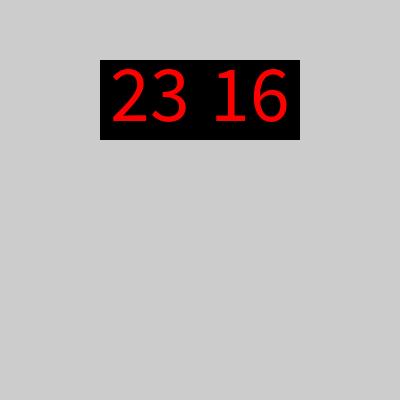
Frame 1 (no input)
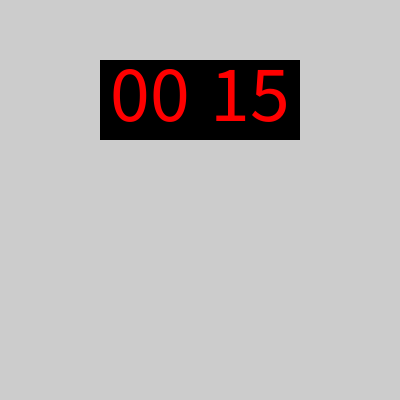
Frame 60 (the mouse pressed at the canvas centre just before this capture)
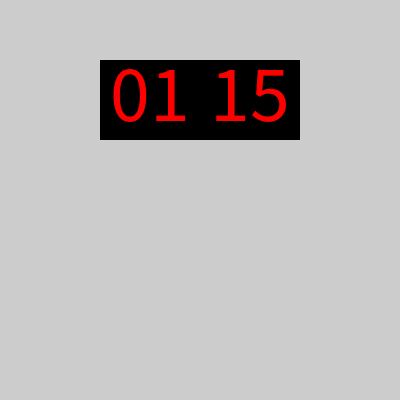
Frame 120 (the mouse held since frame 60 and released just before this capture)

The Processing sketch that drew these frames (run headless with seeded random() and noise(); from frame 60 on, the mouse is pressed at the canvas centre):

// Processing sketch: ogp_module2_klokapp
// ── ogp_module2_klokapp.pde
Klok deKlok;

void setup() {
  size(400,400);
  deKlok = new Klok(150, 100, 200, 23, 15);
  deKlok.tekenKlok();
}

void draw() {
  deKlok.tik();
  deKlok.tekenKlok();
}

// ── Klok.pde
class Klok {
  private Teller minutenTeller;
  private Teller urenTeller;

  public Klok(float x, float y, float breedte) {
    
    urenTeller = new Teller(24, x, y, breedte / 2);
    minutenTeller = new Teller(60, x + breedte / 2, y, breedte / 2);
  }

  Klok(float x, float y, float breedte, int uren, int minuten) {
    this(x, y, breedte);
    this.setTijd(uren, minuten); 
  }

  public void tik() {
    minutenTeller.tik();
    if (minutenTeller.getWaarde() == 0) {
      urenTeller.tik();
    }
  }

  public void setTijd(int uren, int minuten) {
    urenTeller.setWaarde(uren);
    minutenTeller.setWaarde(minuten);
  }

  public void tekenKlok() {
    minutenTeller.tekenTeller();
    urenTeller.tekenTeller();
  }

  //region - Getters & setters
  public float getX() {
    return urenTeller.getX();
  }

  public void setX(float x) {
    urenTeller.setX(x);
    minutenTeller.setX(x + getBreedte() / 2);
  }

  public float getY() {
    return urenTeller.getY();
  }

  public void setY(float y) {
    urenTeller.setY(y);
    minutenTeller.setY(y);
  }

  public float getBreedte() {
    return urenTeller.getBreedte() * 2;
  }

  public void setBreedte(float breedte) {
    urenTeller.setBreedte(breedte / 2);
    minutenTeller.setBreedte(breedte / 2);
  }

  public float getHoogte() {
    return urenTeller.getHoogte();
  }

  public void setHoogte(float hoogte) {
    urenTeller.setBreedte(hoogte);
    minutenTeller.setBreedte(hoogte);
  }
}

// ── Teller.pde
public class Teller {
  private int maximum, waarde;
  private float x, y, breedte, hoogte;

  public Teller(int maximum, float x, float y, float breedte) {
    this.maximum = maximum;
    this.x = x;
    this.y = y;
    this.breedte = breedte;
    this.hoogte = breedte * 0.8f;
  }

  public void tik() {
    waarde = (waarde + 1) % maximum;
  }

  public void tekenTeller() {
    rectMode(CENTER);
    noStroke();
    fill(0);
    rect(x, y, breedte, hoogte);

    fill(255, 0, 0);
    textSize(hoogte);
    textAlign(CENTER);
    float verschuiving = (textAscent() - textDescent()) / 2;
    text(getTijdNotatie(), x, y + verschuiving);
  }


  //region - Getters & setters
  public float getX() {
    return x;
  }

  public void setX(float x) {
    this.x = x;
  }

  public float getY() {
    return y;
  }

  public void setY(float y) {
    this.y = y;
  }

  public float getBreedte() {
    return breedte;
  }

  public void setBreedte(float breedte) {
    this.breedte = breedte;
  }

  public float getHoogte() {
    return hoogte;
  }

  public void setHoogte(float hoogte) {
    this.hoogte = hoogte;
  }

  public String getTijdNotatie() {
    if (waarde < 10) {
      return "0" + waarde;
    } else {
      return "" + waarde;
    }
  }

  public int getWaarde() {
    return waarde;
  }

  public void setWaarde(int waarde) {
    if (waarde >= 0 && waarde < maximum) {
      this.waarde = waarde;
    }
  }
}
